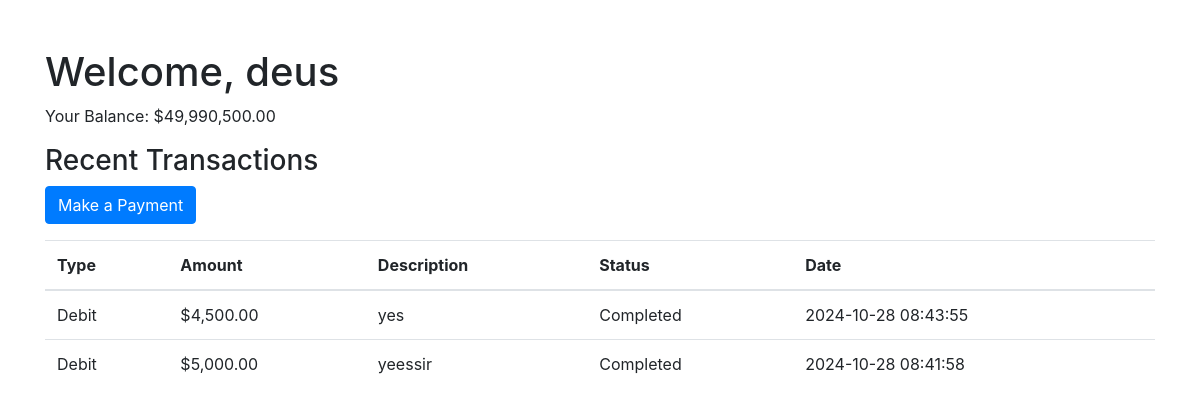
The app's page /dashboard.php (signed in) with its own data.
### tables this page shows
CREATE TABLE `users` (
  `id` int(11) NOT NULL,
  `name` varchar(100) DEFAULT NULL,
  `email` varchar(100) DEFAULT NULL,
  `password` varchar(255) DEFAULT NULL,
  `balance` decimal(10,2) DEFAULT 0.00
);

CREATE TABLE `transactions` (
  `id` int(11) NOT NULL,
  `user_id` int(11) DEFAULT NULL,
  `type` enum('credit','debit') DEFAULT NULL,
  `amount` decimal(10,2) DEFAULT NULL,
  `description` text DEFAULT NULL,
  `status` enum('pending','completed','failed') DEFAULT 'pending',
  `created_at` timestamp NOT NULL DEFAULT current_timestamp(),
  `recipient_id` int(11) DEFAULT NULL
);

### dashboard.php (the view, shortened to what this page needs)
<?php
include 'config.php';
$user_id = $_SESSION['user_id'];
$result = $conn->query("SELECT balance FROM users WHERE id = $user_id");
$balance = $result->fetch_assoc()['balance'];
$transactions = $conn->query("SELECT * FROM transactions WHERE user_id = $user_id ORDER BY created_at DESC");
?>
<!DOCTYPE html>
<html lang="en">
<head>
    <link href="https://stackpath.bootstrapcdn.com/bootstrap/4.5.2/css/bootstrap.min.css" rel="stylesheet">
</head>
<body>
    <div class="container">
        <h1 class="mt-5">Welcome, <?php echo $_SESSION['name']; ?></h1>
        <p>Your Balance: $<?php echo number_format($balance, 2); ?></p>
        <h3>Recent Transactions</h3>
        <table class="table">
            <thead>
                <tr>
                    <th>Type</th>
                    <th>Amount</th>
                    <th>Description</th>
                    <th>Status</th>
                    <th>Date</th>
                </tr>
            </thead>
            <tbody>
            <a href="payment.php" class="btn btn-primary mb-3">Make a Payment</a>
                <?php while ($row = $transactions->fetch_assoc()) : ?>
                    <tr>
                        <td><?php echo ucfirst($row['type']); ?></td>
                        <td>$<?php echo number_format($row['amount'], 2); ?></td>
                        <td><?php echo $row['description']; ?></td>
                        <td><?php echo ucfirst($row['status']); ?></td>
                        <td><?php echo $row['created_at']; ?></td>
                    </tr>
                <?php endwhile; ?>
            </tbody>
        </table>
    </div>
</body>
</html>

### records on screen
users: balance "49,990,500.00"
transactions: type "Debit", amount "4,500.00", description "yes", status "Completed", created_at "2024-10-28 08:43:55"
transactions: type "Debit", amount "5,000.00", description "yeessir", status "Completed", created_at "2024-10-28 08:41:58"

### other values on screen
$_SESSION['name'] "deus"
